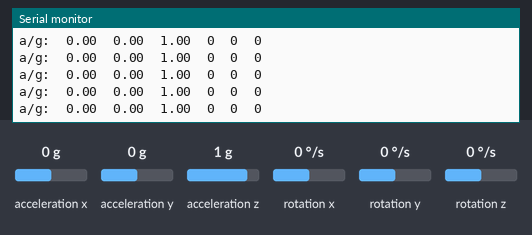
The sketch below on a simulated Arduino Uno, built with avr-gcc and run on an emulated ATmega328P. Parts: the last lines printed to the serial monitor. Inputs (shaded band) come from the test bench; at power-on: acceleration x 0 g, acceleration y 0 g, acceleration z 1 g, rotation x 0 °/s, rotation y 0 °/s, rotation z 0 °/s.

Above: at 1.2 s.
1.3 s: acceleration x set to -1.4 g
At 1.49 s:
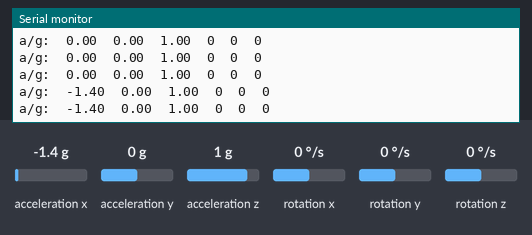
2.8 s: acceleration y set to -1.4 g
At 2.86 s:
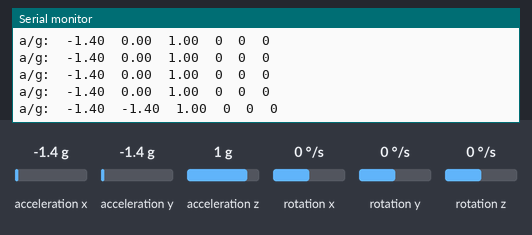
4.3 s: acceleration z set to -1.4 g
At 4.33 s:
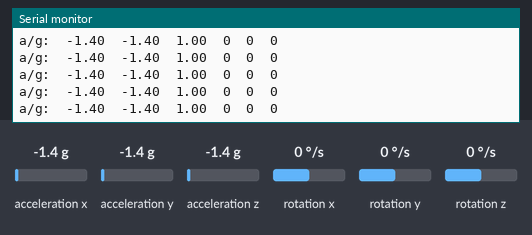
5.8 s: rotation x set to -192 °/s
At 5.81 s:
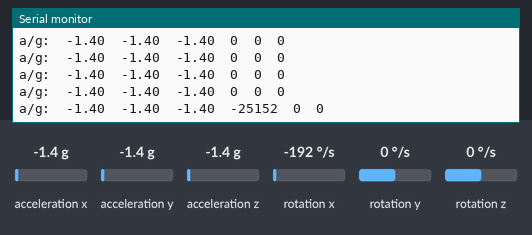
7.3 s: rotation y set to -192 °/s
At 7.39 s:
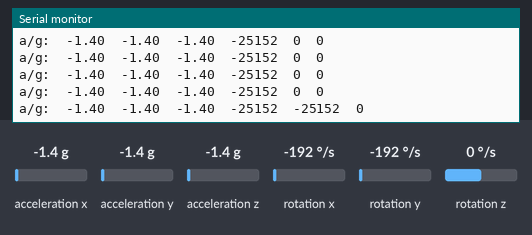

Measured:
- after the input at 1.3 s, the serial monitor: prints a new line after 0.08 s (image 1)
- after the input at 2.8 s, the serial monitor: prints a new line after 0.06 s (image 2)
- after the input at 5.8 s, the serial monitor: prints a new line at once (image 4)
- after the input at 7.3 s, the serial monitor: prints a new line after 0.09 s (image 5)

The sketch:

6-8_Acc_sensitivity.ino
```cpp
#include "I2Cdev.h"
#include "MPU6050.h"
#if I2CDEV_IMPLEMENTATION == I2CDEV_ARDUINO_WIRE
  #include "Wire.h"
#endif
MPU6050 accelgyro;
int16_t ax, ay, az, gx, gy, gz;

void setup() {
  #if I2CDEV_IMPLEMENTATION == I2CDEV_ARDUINO_WIRE
    Wire.begin(); // Wire object from Arduino
  #elif I2CDEV_IMPLEMENTATION == I2CDEV_BUILTIN_FASTWIRE
    Fastwire::setup(400, true); // Tweaked Wire object from
  #endif // Gene Knight's NBWire project
  Serial.begin(38400);
  Serial.println("Initializing I2C devices...");
  accelgyro.initialize(); // Initializing I2C devices
  Serial.println("Testing device connections...");
  Serial.println(accelgyro.testConnection() ? "MPU6050 connection successful" :
  "MPU6050 connection failed");

}

void loop() {
  accelgyro.getMotion6(&ax, &ay, &az, &gx, &gy, &gz);
  double ax2,ay2,az2,gx2,gy2,gz2;
  ax2=ax/16384.0;
  ay2=ay/16384.0;
  az2=az/16384.0;
  Serial.print("a/g:\t");
  Serial.print(ax2); Serial.print("\t");
  Serial.print(ay2); Serial.print("\t");
  Serial.print(az2); Serial.print("\t");
  Serial.print(gx); Serial.print("\t");
  Serial.print(gy); Serial.print("\t");
  Serial.println(gz);
  delay(100);
}
```
